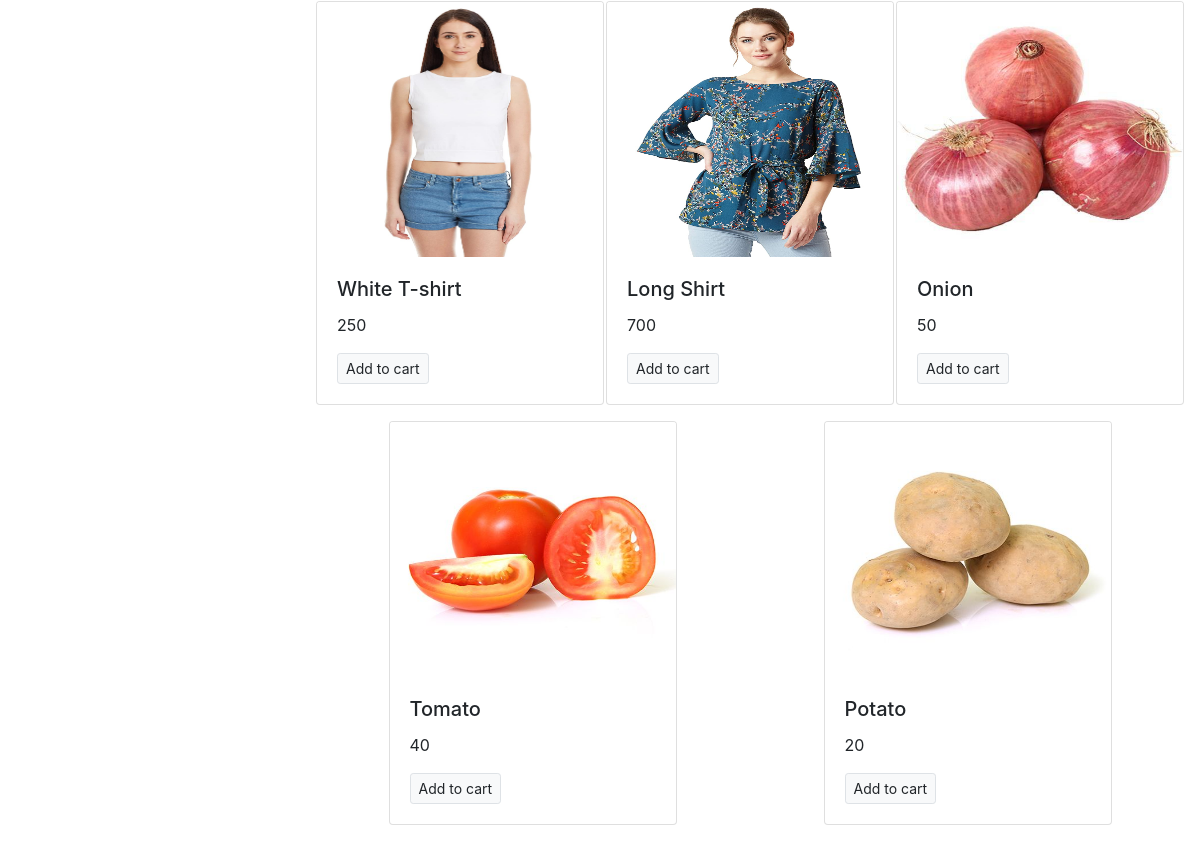
Before: / (lower part) with the older database file.
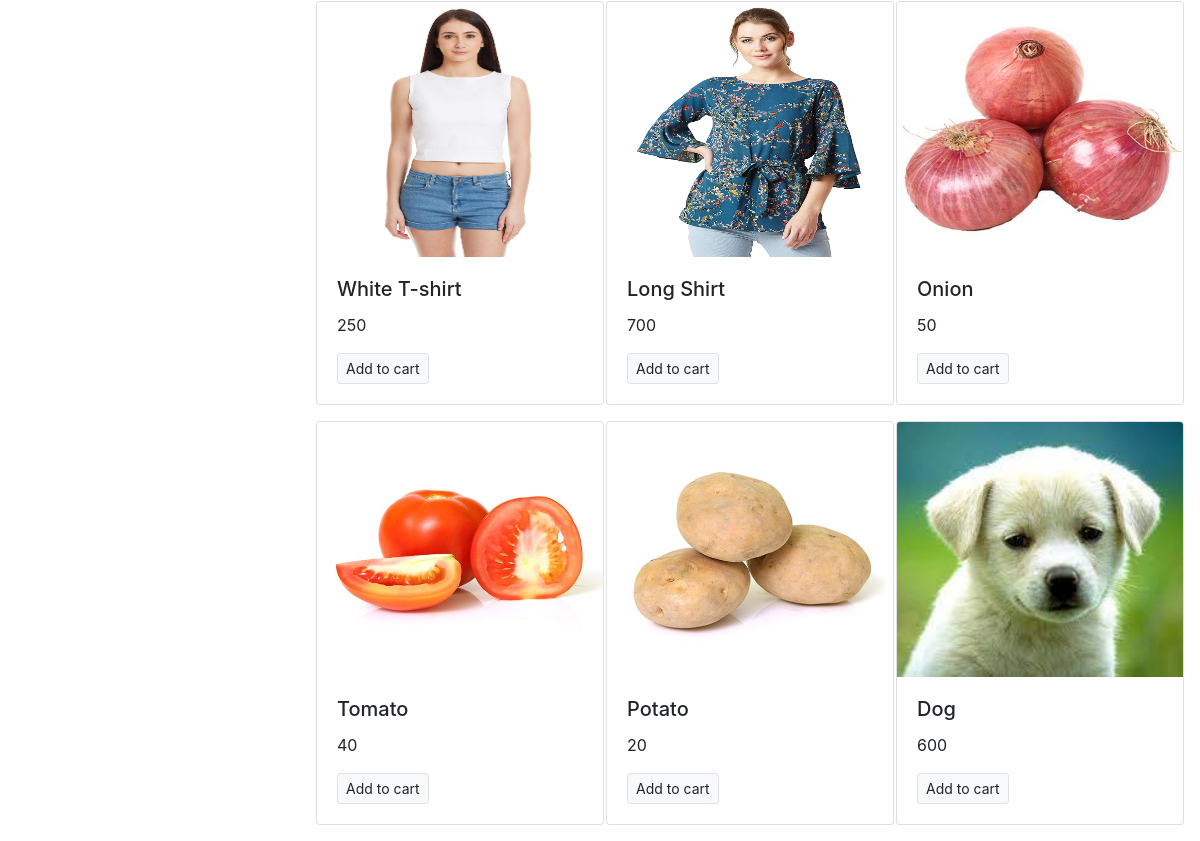
After: the same page with the newer database file.
### store/models.py (models this page shows, shortened)
class product(models.Model):
    name=models.CharField(max_length=50, null=True, blank=True)
    price=models.IntegerField(default=0)
    category=models.ForeignKey(Category, on_delete=models.CASCADE, default=1)
    description=models.CharField(max_length=200, default='', null=True, blank=True)
    image=models.ImageField(upload_to='upload/products/')
    @staticmethod
    def get_all_products():
        return product.objects.all()

### store/views.py (the view)
# urls.py: path('', index ),
def index(request):
    products=product.get_all_products()
    category=Category.get_all_category()
    categoryID=request.GET.get('category')
    if categoryID:
        products=product.get_all_products_by_categoryid(categoryID)
    else:
        products=product.get_all_products()
    data={}
    data['products']=products
    data['category']=category
    return render(request, 'index.html',data)

### store/models.py (called while the page is built)
    @staticmethod
    def get_all_category():
        return Category.objects.all()

### store/templates/index.html (shortened to what this page needs)
{% extends 'base.html' %}
{% block content %}
  <div class="container-fluid mt-5">
    <div class="row">
      <div class="col-lg-3 mx-auto">
      </div>
      <div id='products' class="col-lg-9">
        <div class="row mx-auto">
          {% for product in products %}
          <div class="card mx-auto mb-3" style="width: 18rem;">
            <img style="height: 255px;" class="card-img-top" src="{{product.image.url}}" alt="Card image cap">
            <div class="card-body">
              <h5 class="card-title">{{product.name}}</h5>
              <p class="card-text">{{product.price}}</p>
              <a href="#" class="btn btn-light border btn-sm">Add to cart</a>
            </div>
          </div>
          {% endfor %}
        </div>
      </div>
    </div>
  </div>
  {% endblock %}

Changed rows visible on the page:
added product: image (picture), name "Dog", price "600"
